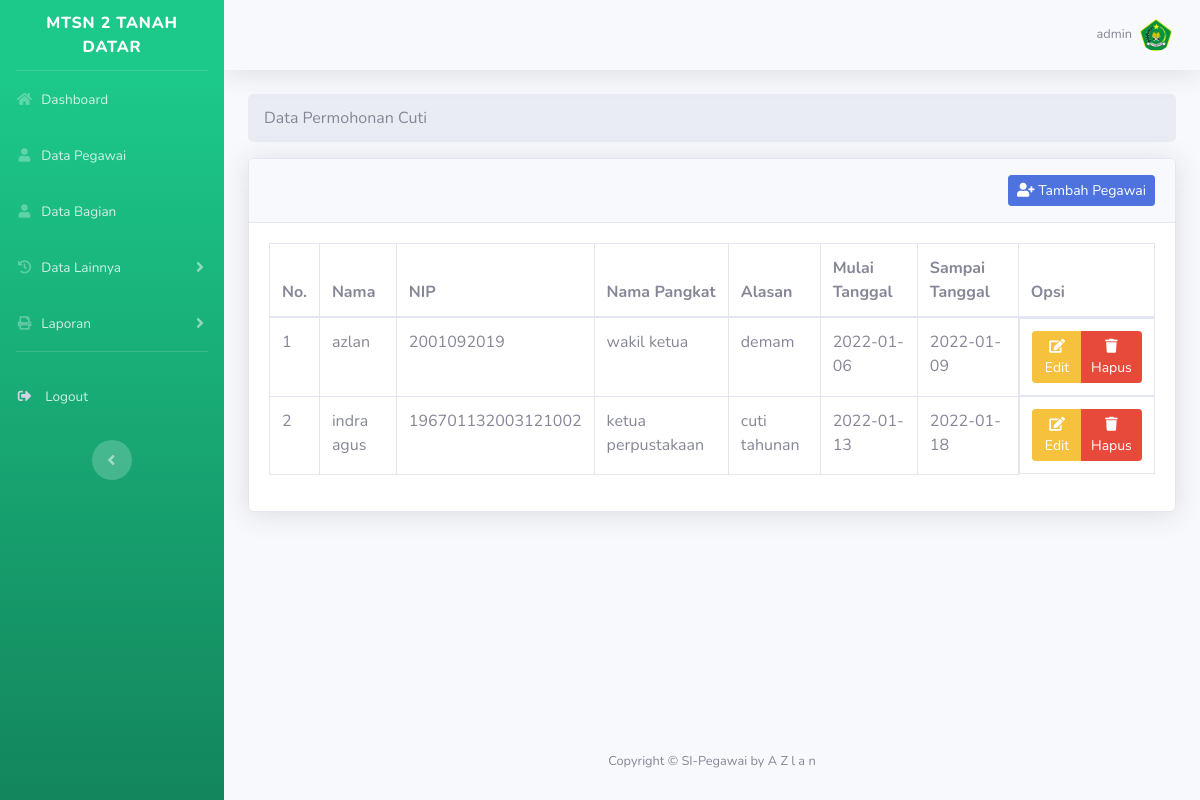
Screenshot of /view_cuti.php (signed in) with the database file from the repository.
### tables this page shows
CREATE TABLE `user` (
  `id_user` int(11) NOT NULL,
  `username` varchar(50) NOT NULL,
  `password` varchar(255) NOT NULL
);

CREATE TABLE `cuti` (
  `id_cuti` int(11) NOT NULL,
  `nip` varchar(19) DEFAULT NULL,
  `nama_pangkat` varchar(50) DEFAULT NULL,
  `alasan` varchar(50) DEFAULT NULL,
  `mulai_tgl` date DEFAULT NULL,
  `sampai_tgl` date DEFAULT NULL
);

CREATE TABLE `pegawai` (
  `nip` varchar(19) NOT NULL,
  `nama_pegawai` varchar(50) NOT NULL,
  `foto_pegawai` varchar(255) NOT NULL,
  `tempat_lahir` text NOT NULL,
  `tanggal_lahir` date NOT NULL,
  `jenis_kelamin` enum('laki-laki','perempuan') NOT NULL,
  `no_hp` varchar(15) NOT NULL,
  `agama` varchar(50) NOT NULL,
  `email` varchar(60) NOT NULL,
  `alamat` text NOT NULL,
  `gol_darah` enum('o','a','b','ab') NOT NULL,
  `status_pernikahan` enum('kawin','lajang') NOT NULL,
  `status_kepegawaian` enum('pns','honor') NOT NULL,
  `id_bagian` varchar(15) NOT NULL
);

### _config/config.php (called while the page is built, shortened)
<?php
    $host = 'localhost';
    $user = 'root';
    $pass = '';
    $db = 'simpeg';
    $koneksi = mysqli_connect($host,$user,$pass,$db);
    function asset($url = null)
    {
        $asset_url = "http://localhost/simpegawai";
        if ($url != null) {
            return $asset_url.'/'.$url;
        }else{
            return $asset_url;
        }
    }
    function base_url($url=null){
        $baseurl = "http://localhost/simpegawai";
        if ($url != null) {
            return $baseurl.'/'.$url.'.php';
        } else{
            return $baseurl;
        }
    }
    function query($query){
        global $koneksi;
        $result = mysqli_query($koneksi, $query);
        $rows = [];
        while ($row = mysqli_fetch_assoc($result)) {
            $rows[]=$row;
        }
        return $rows;
    }

### view_cuti.php (the view, shortened to what this page needs)
<?php
    $addstyles = '_assets/vendor/bootstrap-datepicker/css/bootstrap-datepicker.min.css';
    require_once "_template/_header.php";
?>
<nav aria-label="breadcrumb">
    <ol class="breadcrumb">
        <li class="breadcrumb-item active" aria-current="page">Data Permohonan Cuti</li>
    </ol>
</nav>
<div class="card shadow mb-4">
    <div class="card-header py-3">
        <a href="<?= base_url('tambah_cuti') ?>" class="btn btn-primary btn-sm float-right"><i class="fas fa-user-plus"></i> Tambah Pegawai</a>
    </div>
    <div class="card-body">
        <div class="table-responsive">
            <table class="table table-bordered" id="dataTable" width="100%" cellspacing="0">
                <thead>
                    <tr>
                        <th>No.</th>
                        <th>Nama</th>
                        <th>NIP</th>
                        <th>Nama Pangkat</th>
                        <th>Alasan</th>
                        <th>Mulai Tanggal</th>
                        <th>Sampai Tanggal</th>
                        <th>Opsi</th>
                    </tr>
                </thead>
                <tbody>
                    <?php
                    $ambil = mysqli_query($koneksi, "select*from cuti inner join pegawai on cuti.nip=pegawai.nip");
                    $no = 1;
                    while ($data = mysqli_fetch_array($ambil)) {
                    ?>
                        <tr>
                            <td><?php echo $no ?></td>
                            <td><?php echo $data['nama_pegawai'] ?></td>
                            <td><?php echo $data['1'] ?></td>
                            <td><?php echo $data['2'] ?></td>
                            <td><?php echo $data['3'] ?></td>
                            <td><?php echo $data['4'] ?></td>
                            <td><?php echo $data['5'] ?></td>
                            <td class="btn-group" width="100%">
                                <a href="edit_cuti.php?kode=<?php echo $data['id_cuti'] ?>" class="btn btn-warning btn-default btn-sm"><i class="fas fa-edit"></i> Edit</a>
                                <a href="hapus_cuti.php?kode=<?php echo $data['id_cuti'] ?>" onclick="return confirm('Apakah anda yakin akan menghapus data ini?')" class="btn btn-danger btn-default btn-sm"><i class="fas fa-trash"></i> Hapus</a>
                            </td>
                        </tr>
                    <?php
                        $no++;
                    }
                    ?>
                </tbody>
            </table>
        </div>
    </div>
</div>
<?php
require_once "_template/_footer.php";
?>

### _template/_header.php (shortened to what this page needs)
<?php
  if (isset($sub)) {
    require_once $sub."_config/config.php";
  }else{
    require_once "_config/config.php";
  }
  $id = $_SESSION['id_user'];
  $user = query("SELECT * FROM user WHERE id_user='$id'");
?>
<!DOCTYPE html>
<html lang="en">
<head>
  <link href="<?= asset('_assets/vendor/fontawesome-free/css/all.min.css') ?>" rel="stylesheet" type="text/css">
  <link href="<?= asset('_assets/css/sb-admin-2.min.css') ?>" rel="stylesheet">
  <?php
  if (isset($addstyles)) {
    if ($addstyles != null) {
      echo '<link href="'. asset($addstyles) .'" rel="stylesheet">';
    }
  }
  ?>
</head>
<body id="page-top">
  <div id="wrapper">
    <ul class="navbar-nav bg-gradient-success sidebar sidebar-dark accordion" id="accordionSidebar">
      <a class="sidebar-brand d-flex align-items-center justify-content-center" href="<?= base_url('dashboard') ?>">
        <div class="sidebar-brand-text mx-3">MTsN 2 Tanah Datar</div>
      </a>
      <hr class="sidebar-divider my-0">
      <li class="nav-item <?= isset($dashboard) == 'dashboard' ? 'active' : null ?> ">
        <a class="nav-link" href="<?= base_url() ?>">
          <i class="fas fa-fw fa-home"></i>
          <span>Dashboard</span></a>
      </li>
      <li class="nav-item <?= isset($pegawai) == 'pegawai' ? 'active' : null ?>">
        <a class="nav-link" href="<?= base_url('pegawai') ?>">
          <i class="fas fa-fw fa-user"></i>
          <span>Data Pegawai</span></a>
      </li>
      <li class="nav-item <?= isset($bagian) == 'bagian' ? 'active' : null ?>">
        <a class="nav-link" href="<?= base_url('view_bagian') ?>">
          <i class="fas fa-fw fa-user"></i>
          <span>Data Bagian</span></a>
      </li>
      <li class="nav-item">
        <a class="nav-link collapsed" href="<?= base_url('pegawai') ?>" data-toggle="collapse" data-target="#collapseTwo" aria-expanded="true" aria-controls="collapseTwo">
          <i class="fas fa-fw fa-history"></i>
          <span>Data Lainnya</span>
        </a>
      </li>
      <li class="nav-item">
        <a class="nav-link collapsed" href="<?= base_url('pegawai') ?>" data-toggle="collapse" data-target="#collapseUtilities" aria-expanded="true" aria-controls="collapseLaporan">
          <i class="fas fa-fw fa-print"></i>
          <span>Laporan</span>
        </a>
      </li>
      <hr class="sidebar-divider d-none d-md-block">
      <li class="nav-item mb-3">
        <a class="nav-link" href="#" data-toggle="modal" data-target="#logoutModal">
          <i class="fas fa-sign-out-alt fa-sm fa-fw mr-2 text-gray-400"></i>
          <span>Logout</span></a>
      </li>
      <div class="text-center d-none d-md-inline">
        <button class="rounded-circle border-0" id="sidebarToggle"></button>
      </div>
    </ul>
    <div id="content-wrapper" class="d-flex flex-column">
      <div id="content">
        <nav class="navbar navbar-expand navbar-light bg-light topbar mb-4 static-top shadow">
          <ul class="navbar-nav ml-auto">
            <li class="nav-item dropdown no-arrow">
              <a class="nav-link dropdown-toggle" href="#" id="userDropdown" role="button" data-toggle="dropdown" aria-haspopup="true" aria-expanded="false">
                <span class="mr-2 d-none d-lg-inline text-gray-600 small"><?= $user[0]['username'] ?></span>
                <img class="img-profile rounded-circle" alt="Image" src="<?= asset('_assets/img/mtsn.png') ?>">
              </a>
            </li>
          </ul>
        </nav>
        <div class="container-fluid">

### rows the page displays
user: username "admin"
cuti: nip.nama_pegawai "azlan", nip "2001092019", nama_pangkat "wakil ketua", alasan "demam", mulai_tgl "2022-01-06", sampai_tgl "2022-01-09"
cuti: nip.nama_pegawai "indra agus", nip "196701132003121002", nama_pangkat "ketua perpustakaan", alasan "cuti tahunan", mulai_tgl "2022-01-13", sampai_tgl "2022-01-18"
